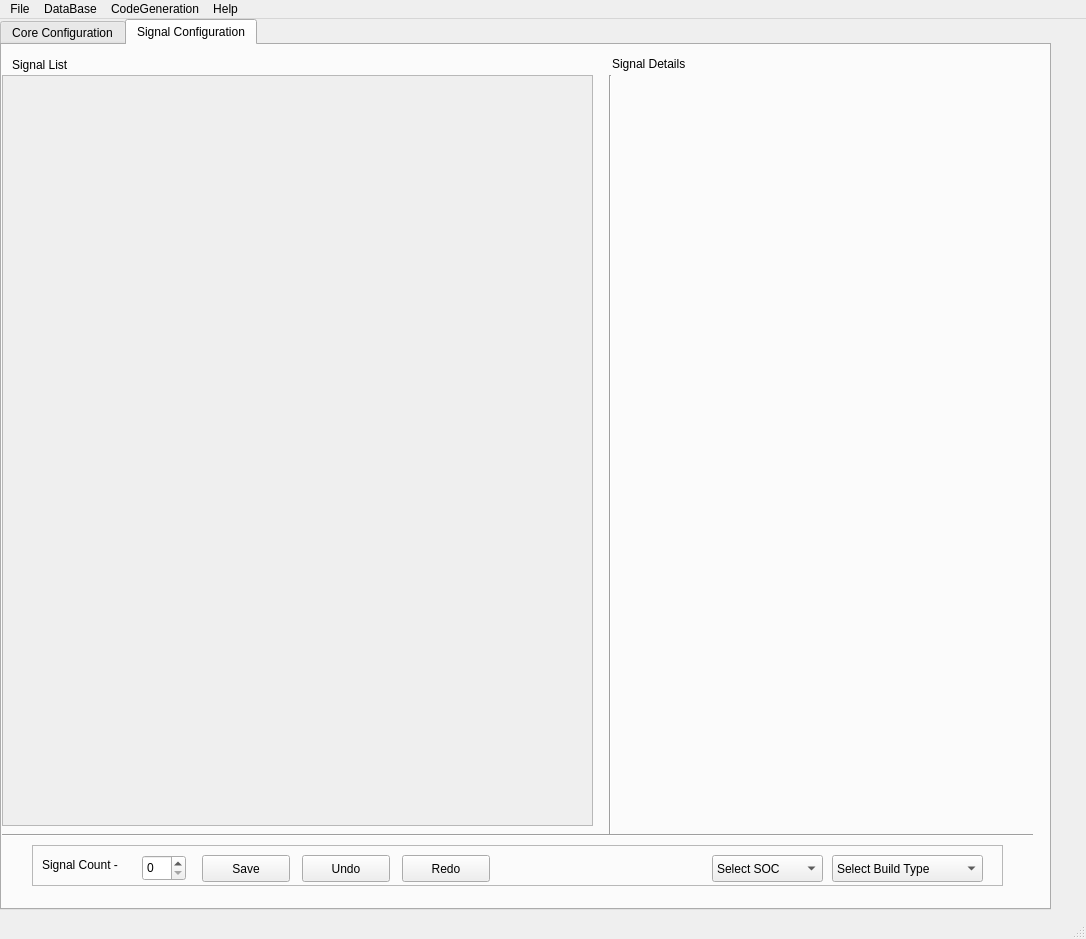
<?xml version="1.0" encoding="UTF-8"?>
<ui version="4.0">
 <class>MainWindow</class>
 <widget class="QMainWindow" name="MainWindow">
  <property name="geometry">
   <rect>
    <x>0</x>
    <y>0</y>
    <width>1086</width>
    <height>939</height>
   </rect>
  </property>
  <property name="windowTitle">
   <string>MainWindow</string>
  </property>
  <widget class="QWidget" name="centralwidget">
   <widget class="QTabWidget" name="tabWidget">
    <property name="geometry">
     <rect>
      <x>0</x>
      <y>0</y>
      <width>1051</width>
      <height>891</height>
     </rect>
    </property>
    <property name="currentIndex">
     <number>1</number>
    </property>
    <widget class="QWidget" name="tab_2">
     <attribute name="title">
      <string>Core Configuration</string>
     </attribute>
     <widget class="QFrame" name="frame_2">
      <property name="geometry">
       <rect>
        <x>10</x>
        <y>20</y>
        <width>1021</width>
        <height>241</height>
       </rect>
      </property>
      <property name="frameShape">
       <enum>QFrame::StyledPanel</enum>
      </property>
      <property name="frameShadow">
       <enum>QFrame::Raised</enum>
      </property>
      <widget class="QPushButton" name="UpdateConfig_2">
       <property name="geometry">
        <rect>
         <x>10</x>
         <y>10</y>
         <width>561</width>
         <height>25</height>
        </rect>
       </property>
       <property name="text">
        <string>Update Configuration</string>
       </property>
      </widget>
      <widget class="QTreeWidget" name="CoreInfo_2">
       <property name="geometry">
        <rect>
         <x>600</x>
         <y>10</y>
         <width>291</width>
         <height>221</height>
        </rect>
       </property>
       <column>
        <property name="text">
         <string>Core Details</string>
        </property>
       </column>
      </widget>
      <widget class="QFrame" name="VersionFrame">
       <property name="geometry">
        <rect>
         <x>10</x>
         <y>50</y>
         <width>411</width>
         <height>101</height>
        </rect>
       </property>
       <property name="frameShape">
        <enum>QFrame::StyledPanel</enum>
       </property>
       <property name="frameShadow">
        <enum>QFrame::Raised</enum>
       </property>
       <widget class="QLabel" name="label_3">
        <property name="geometry">
         <rect>
          <x>10</x>
          <y>10</y>
          <width>111</width>
          <height>17</height>
         </rect>
        </property>
        <property name="text">
         <string>Version Details</string>
        </property>
       </widget>
       <widget class="QSpinBox" name="VersionNumber">
        <property name="geometry">
         <rect>
          <x>140</x>
          <y>30</y>
          <width>44</width>
          <height>26</height>
         </rect>
        </property>
       </widget>
       <widget class="QDateEdit" name="VersionDate">
        <property name="geometry">
         <rect>
          <x>290</x>
          <y>20</y>
          <width>110</width>
          <height>26</height>
         </rect>
        </property>
       </widget>
       <widget class="QLabel" name="label_5">
        <property name="geometry">
         <rect>
          <x>10</x>
          <y>30</y>
          <width>111</width>
          <height>17</height>
         </rect>
        </property>
        <property name="text">
         <string>Version Number</string>
        </property>
       </widget>
       <widget class="QLabel" name="label_6">
        <property name="geometry">
         <rect>
          <x>10</x>
          <y>60</y>
          <width>121</width>
          <height>17</height>
         </rect>
        </property>
        <property name="text">
         <string>Last Modified By</string>
        </property>
       </widget>
       <widget class="QLabel" name="label_7">
        <property name="geometry">
         <rect>
          <x>240</x>
          <y>30</y>
          <width>41</width>
          <height>17</height>
         </rect>
        </property>
        <property name="text">
         <string>Date</string>
        </property>
       </widget>
       <widget class="QPlainTextEdit" name="EditorName">
        <property name="geometry">
         <rect>
          <x>140</x>
          <y>60</y>
          <width>241</width>
          <height>31</height>
         </rect>
        </property>
        <property name="plainText">
         <string>Enter Your Name</string>
        </property>
       </widget>
      </widget>
     </widget>
    </widget>
    <widget class="QWidget" name="tab">
     <attribute name="title">
      <string>Signal Configuration</string>
     </attribute>
     <widget class="QScrollArea" name="SignalDetails">
      <property name="geometry">
       <rect>
        <x>0</x>
        <y>30</y>
        <width>591</width>
        <height>751</height>
       </rect>
      </property>
      <property name="widgetResizable">
       <bool>true</bool>
      </property>
      <widget class="QWidget" name="scrollAreaWidgetContents">
       <property name="geometry">
        <rect>
         <x>0</x>
         <y>0</y>
         <width>589</width>
         <height>749</height>
        </rect>
       </property>
      </widget>
     </widget>
     <widget class="QStackedWidget" name="SignalInternalInfo">
      <property name="geometry">
       <rect>
        <x>630</x>
        <y>30</y>
        <width>361</width>
        <height>731</height>
       </rect>
      </property>
      <property name="sizePolicy">
       <sizepolicy hsizetype="Preferred" vsizetype="Preferred">
        <horstretch>0</horstretch>
        <verstretch>0</verstretch>
       </sizepolicy>
      </property>
      <widget class="QWidget" name="page"/>
      <widget class="QWidget" name="page_2"/>
     </widget>
     <widget class="QLabel" name="label_2">
      <property name="geometry">
       <rect>
        <x>610</x>
        <y>10</y>
        <width>151</width>
        <height>17</height>
       </rect>
      </property>
      <property name="text">
       <string>Signal Details</string>
      </property>
     </widget>
     <widget class="QLabel" name="label">
      <property name="geometry">
       <rect>
        <x>10</x>
        <y>10</y>
        <width>151</width>
        <height>20</height>
       </rect>
      </property>
      <property name="text">
       <string>Signal List</string>
      </property>
     </widget>
     <widget class="Line" name="line_2">
      <property name="geometry">
       <rect>
        <x>600</x>
        <y>30</y>
        <width>16</width>
        <height>761</height>
       </rect>
      </property>
      <property name="orientation">
       <enum>Qt::Vertical</enum>
      </property>
     </widget>
     <widget class="Line" name="line_3">
      <property name="geometry">
       <rect>
        <x>0</x>
        <y>780</y>
        <width>1031</width>
        <height>20</height>
       </rect>
      </property>
      <property name="orientation">
       <enum>Qt::Horizontal</enum>
      </property>
     </widget>
     <widget class="QFrame" name="SignalOpFrame">
      <property name="geometry">
       <rect>
        <x>30</x>
        <y>800</y>
        <width>971</width>
        <height>41</height>
       </rect>
      </property>
      <property name="frameShape">
       <enum>QFrame::StyledPanel</enum>
      </property>
      <property name="frameShadow">
       <enum>QFrame::Raised</enum>
      </property>
      <widget class="QPushButton" name="UndoButton_2">
       <property name="geometry">
        <rect>
         <x>270</x>
         <y>10</y>
         <width>88</width>
         <height>27</height>
        </rect>
       </property>
       <property name="text">
        <string>Undo</string>
       </property>
      </widget>
      <widget class="QPushButton" name="SaveButton_2">
       <property name="geometry">
        <rect>
         <x>170</x>
         <y>10</y>
         <width>88</width>
         <height>27</height>
        </rect>
       </property>
       <property name="text">
        <string>Save</string>
       </property>
      </widget>
      <widget class="QPushButton" name="RedoButton_2">
       <property name="geometry">
        <rect>
         <x>370</x>
         <y>10</y>
         <width>88</width>
         <height>27</height>
        </rect>
       </property>
       <property name="text">
        <string>Redo</string>
       </property>
      </widget>
      <widget class="QSpinBox" name="SignalCnt">
       <property name="geometry">
        <rect>
         <x>110</x>
         <y>10</y>
         <width>44</width>
         <height>26</height>
        </rect>
       </property>
      </widget>
      <widget class="QLabel" name="label_4">
       <property name="geometry">
        <rect>
         <x>10</x>
         <y>10</y>
         <width>101</width>
         <height>20</height>
        </rect>
       </property>
       <property name="text">
        <string>Signal Count -</string>
       </property>
      </widget>
      <widget class="QComboBox" name="BuildImageType">
       <property name="geometry">
        <rect>
         <x>800</x>
         <y>10</y>
         <width>151</width>
         <height>27</height>
        </rect>
       </property>
       <item>
        <property name="text">
         <string>Select Build Type</string>
        </property>
       </item>
      </widget>
      <widget class="QComboBox" name="SOCList">
       <property name="geometry">
        <rect>
         <x>680</x>
         <y>10</y>
         <width>111</width>
         <height>27</height>
        </rect>
       </property>
       <item>
        <property name="text">
         <string>Select SOC</string>
        </property>
       </item>
      </widget>
     </widget>
    </widget>
   </widget>
  </widget>
  <widget class="QMenuBar" name="menubar">
   <property name="geometry">
    <rect>
     <x>0</x>
     <y>0</y>
     <width>1086</width>
     <height>22</height>
    </rect>
   </property>
   <widget class="QMenu" name="menuFile">
    <property name="title">
     <string>File</string>
    </property>
    <addaction name="actionOpen"/>
    <addaction name="actionSave"/>
    <addaction name="actionSave_As"/>
    <addaction name="actionCreate"/>
    <addaction name="actionExport_as_Excel"/>
    <addaction name="actionImport_From_Excel"/>
    <addaction name="actionClose"/>
    <addaction name="actionExit_2"/>
   </widget>
   <widget class="QMenu" name="menuDataBase">
    <property name="title">
     <string>DataBase</string>
    </property>
    <addaction name="actionAdd_Signal"/>
    <addaction name="actionDelete_Signal"/>
    <addaction name="actionUpdate_Signal"/>
    <addaction name="actionRename_Signal"/>
    <addaction name="actionCopy_Signal"/>
    <addaction name="actionPaste_Signal"/>
   </widget>
   <widget class="QMenu" name="menuCodeGeneration">
    <property name="title">
     <string>CodeGeneration</string>
    </property>
    <addaction name="actionSignalMgr"/>
    <addaction name="actionIpcManager"/>
    <addaction name="actionIpcOvEthMgr"/>
   </widget>
   <widget class="QMenu" name="menuHelp">
    <property name="title">
     <string>Help</string>
    </property>
    <addaction name="actionAbout_Tool_Usage"/>
    <addaction name="actionLicense"/>
    <addaction name="actionVersion"/>
   </widget>
   <addaction name="menuFile"/>
   <addaction name="menuDataBase"/>
   <addaction name="menuCodeGeneration"/>
   <addaction name="menuHelp"/>
  </widget>
  <widget class="QStatusBar" name="statusbar"/>
  <action name="actionOpen">
   <property name="text">
    <string>Open</string>
   </property>
  </action>
  <action name="actionSave">
   <property name="text">
    <string>Save</string>
   </property>
  </action>
  <action name="actionSave_As">
   <property name="text">
    <string>Save As</string>
   </property>
  </action>
  <action name="actionCreate">
   <property name="text">
    <string>Create</string>
   </property>
  </action>
  <action name="actionExport_as_Excel">
   <property name="text">
    <string>Export as Excel</string>
   </property>
  </action>
  <action name="actionExit">
   <property name="text">
    <string>Exit</string>
   </property>
  </action>
  <action name="actionAdd">
   <property name="text">
    <string>Add</string>
   </property>
  </action>
  <action name="actionDelete">
   <property name="text">
    <string>Delete</string>
   </property>
  </action>
  <action name="actionCopy">
   <property name="text">
    <string>Copy</string>
   </property>
  </action>
  <action name="actionPaste">
   <property name="text">
    <string>Paste</string>
   </property>
  </action>
  <action name="actionMove">
   <property name="text">
    <string>Move</string>
   </property>
  </action>
  <action name="actionRename">
   <property name="text">
    <string>Rename</string>
   </property>
  </action>
  <action name="actionAdd_Signal">
   <property name="text">
    <string>Add Signal</string>
   </property>
  </action>
  <action name="actionDelete_Signal">
   <property name="text">
    <string>Delete Signal</string>
   </property>
  </action>
  <action name="actionUpdate_Signal">
   <property name="text">
    <string>Update Signal</string>
   </property>
  </action>
  <action name="actionRename_Signal">
   <property name="text">
    <string>Rename Signal</string>
   </property>
  </action>
  <action name="actionCopy_Signal">
   <property name="text">
    <string>Copy Signal</string>
   </property>
  </action>
  <action name="actionPaste_Signal">
   <property name="text">
    <string>Paste Signal</string>
   </property>
  </action>
  <action name="actionSignalMgr">
   <property name="text">
    <string>SignalMgr</string>
   </property>
  </action>
  <action name="actionIpcManager">
   <property name="text">
    <string>IpcManager</string>
   </property>
  </action>
  <action name="actionIpcOvEthMgr">
   <property name="text">
    <string>IpcOvEthMgr</string>
   </property>
  </action>
  <action name="actionAbout_Tool_Usage">
   <property name="text">
    <string>About Tool Usage</string>
   </property>
  </action>
  <action name="actionLicense">
   <property name="text">
    <string>License</string>
   </property>
  </action>
  <action name="actionVersion">
   <property name="text">
    <string>Version</string>
   </property>
  </action>
  <action name="actionImport_From_Excel">
   <property name="text">
    <string>Import From Excel</string>
   </property>
  </action>
  <action name="actionClose">
   <property name="text">
    <string>Close</string>
   </property>
  </action>
  <action name="actionExit_2">
   <property name="text">
    <string>Exit</string>
   </property>
  </action>
 </widget>
 <resources/>
 <connections/>
</ui>
